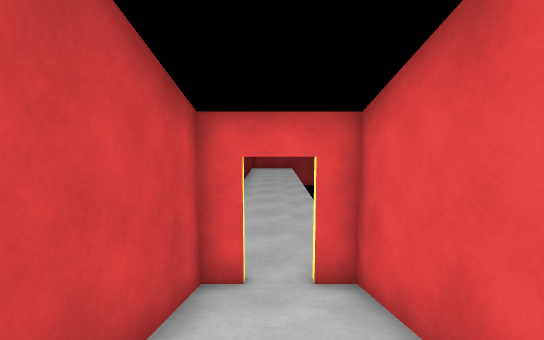
[1] (above)

12 first-person views from a walk through a 3-D level made in the Unity game engine. The camera is 1.3 m above the floor, tilts 6° down and sees 85° across. The floor is counted in squares, 1 m on a side. Each view is taken from the middle of a square. On the plan, view 1 faces up. The plan holds only what a view shows up to about 14 squares ahead; the rest is blank. The place goes on beyond the plan. The player is left out.

[2]
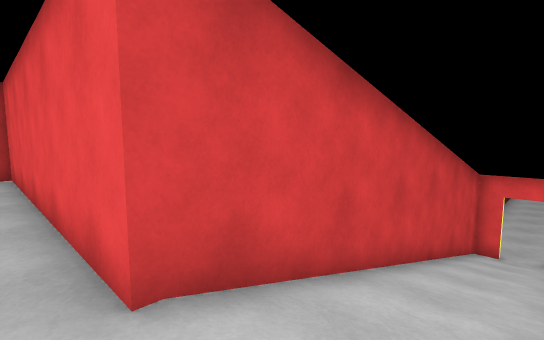

[3]
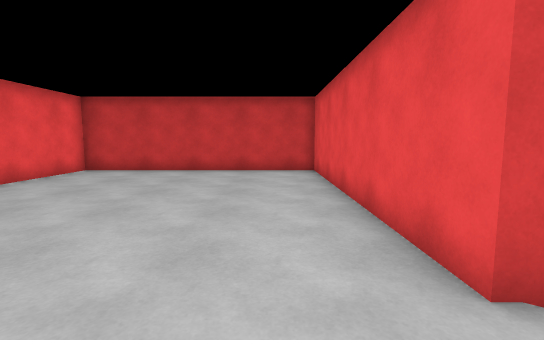

[4]
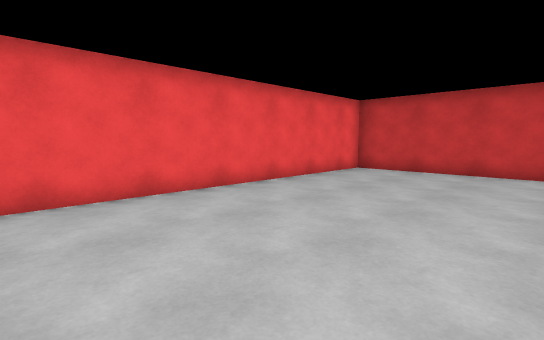

[5]
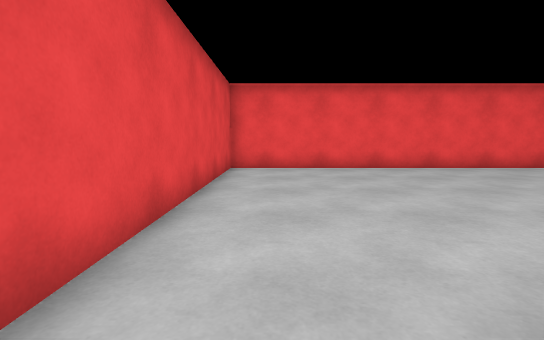

[6]
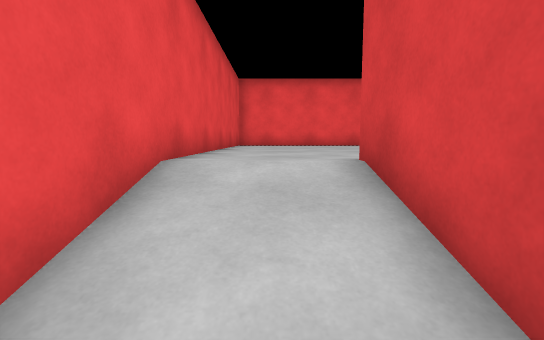

[7]
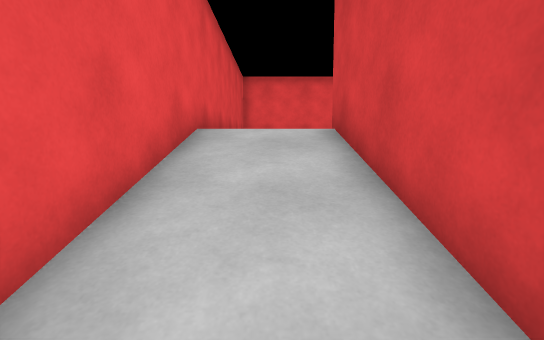

[8]
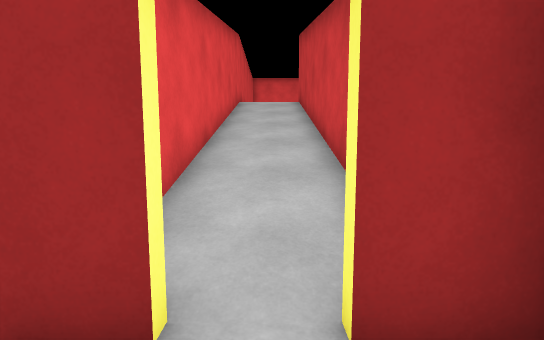

[9]
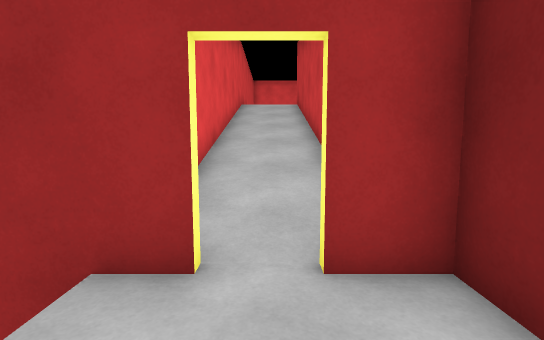

[10]
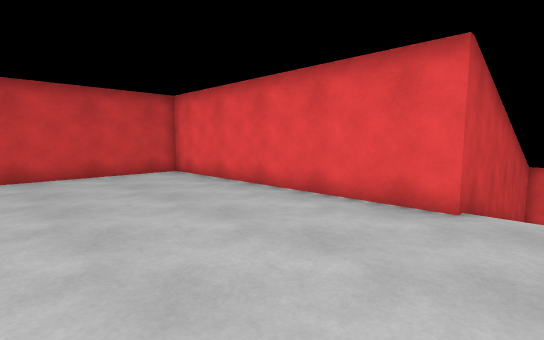

[11]
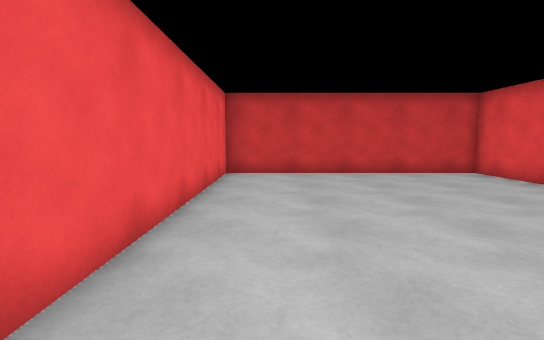

[12]
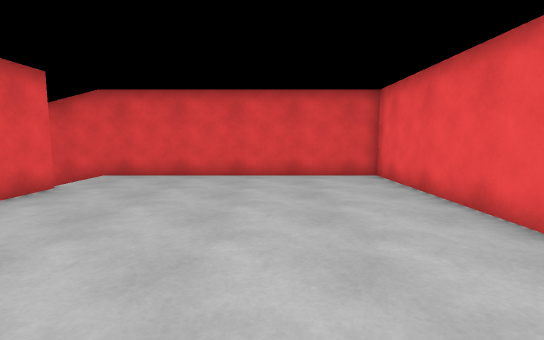

### Floor plan
Key: @ floor where view 1 was taken; # wall or solid block; . main floor; - floor 2.75 m lower than the main floor; _ floor 3 m lower than the main floor; / step, stairs or slope; v drop or lower ground.
Columns run from 11 left of view 1 to 3 right of it. Each row starts with its distance up from view 1.
 14           ___
 13           ___v
 12           ___v
 11           ___v
 10           ___
  9           ___
  8           ___
  7           ___
  6          #___v
  5          ##_###
  4           #/-#
  3           #//#
  2           #//#
  1           #//#
  0           #@/#
 -1           #//#
 -2           #//#
 -3           #//#
 -4           #//#
 -5           #//#
 -6           #//#
 -7 ###########..#
 -8 #............#
 -9 #............#
-10 #............#
-11 #............#
-12 #............#
-13 #............#
-14 #............#
-15 #............#
-16 #............#
-17 ##############

Where each view was taken, in squares from view 1:
view 1: 0 up, 0 right, facing up
view 2: 8 down, 1 right, facing up-left
view 3: 9 down, 1 right, facing left
view 4: 10 down, 1 right, facing down-left
view 5: 6 down, 0 right, facing down
view 6: 3 down, 0 right, facing down
view 7: 1 down, 0 right, facing down
view 8: 7 up, 0 right, facing down
view 9: 8 up, 0 right, facing down
view 10: 13 down, 0 right, facing up-left
view 11: 15 down, 0 right, facing left
view 12: 13 down, 9 left, facing right
